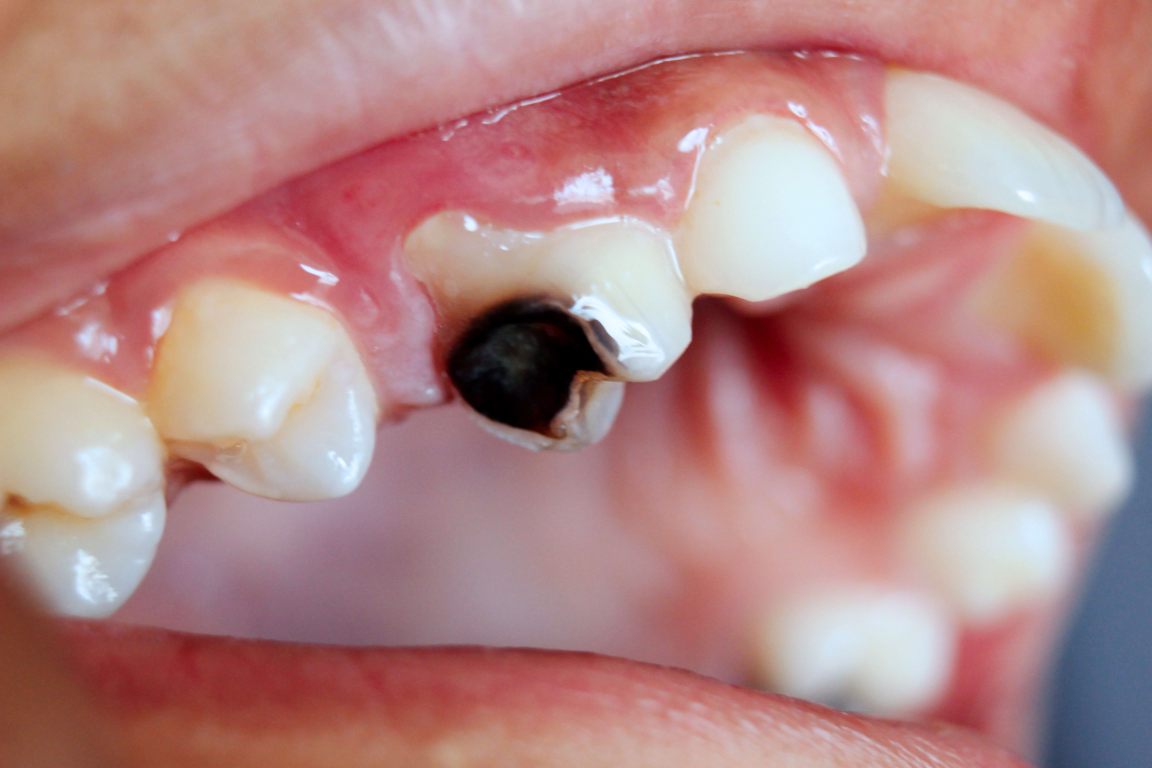
#> input picture backend/uploads/0257e550-4f50-4f7d-a7cc-d7d5333dadaf.jpg, 3456 x 2304 px (shown at 1/3 size)
$ python -i preprocessor.py   (imports and definitions only)
#> lines starting #> are read from the running program, lines starting #| are printed output that depends on the picture
import cv2
import numpy as np
from PIL import Image

class ImagePreprocessor:
    @staticmethod
    def preprocess(image_path: str, target_size: tuple = (640, 640)):
        """Preprocess image for YOLOv8"""
#> called with target_size = (640, 640)
        # Read image
        image = cv2.imread(image_path)
#> image is the input picture: shape (2304, 3456, 3); mean B, G, R 134.2, 135.6, 179.6
        if image is None:
            raise ValueError(f"Could not read image from {image_path}")

        # Resize
        image = cv2.resize(image, target_size)
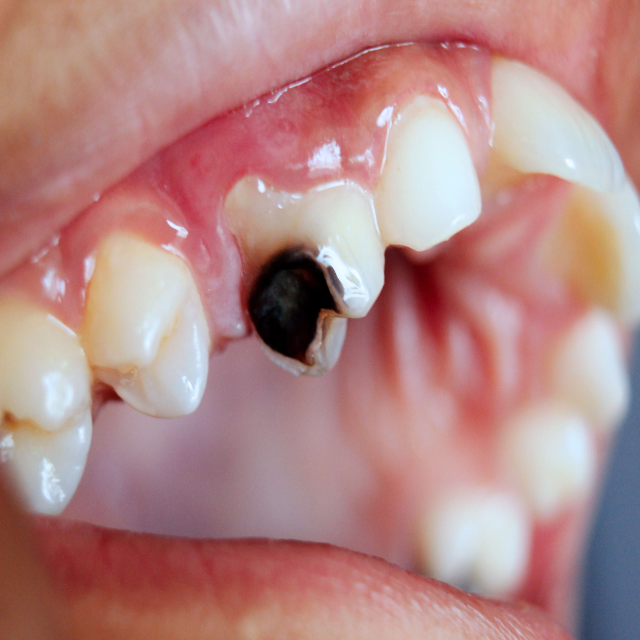
#> image: shape (640, 640, 3); mean B, G, R 134.2, 135.5, 179.5

        # Enhance contrast (CLAHE)
        lab = cv2.cvtColor(image, cv2.COLOR_BGR2LAB)
#> lab: shape (640, 640, 3); mean of channels 0, 1, 2 155.2, 145.4, 136.4
        l, a, b = cv2.split(lab)
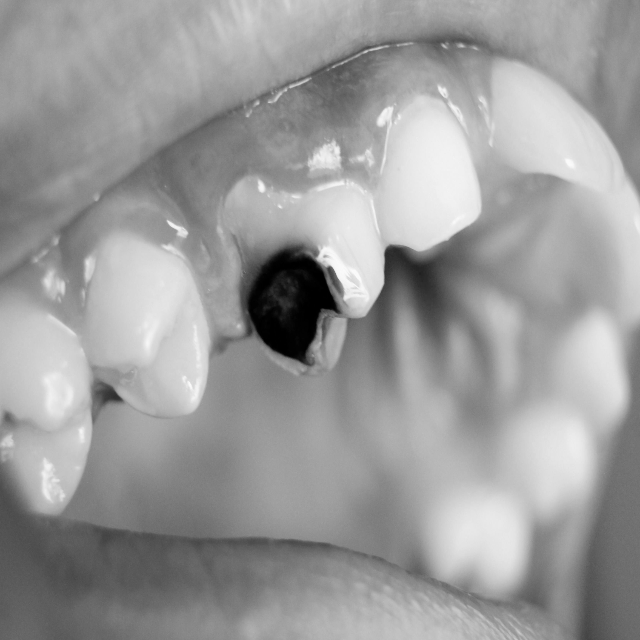
#> l: shape (640, 640); min 0, max 251, mean 155.2
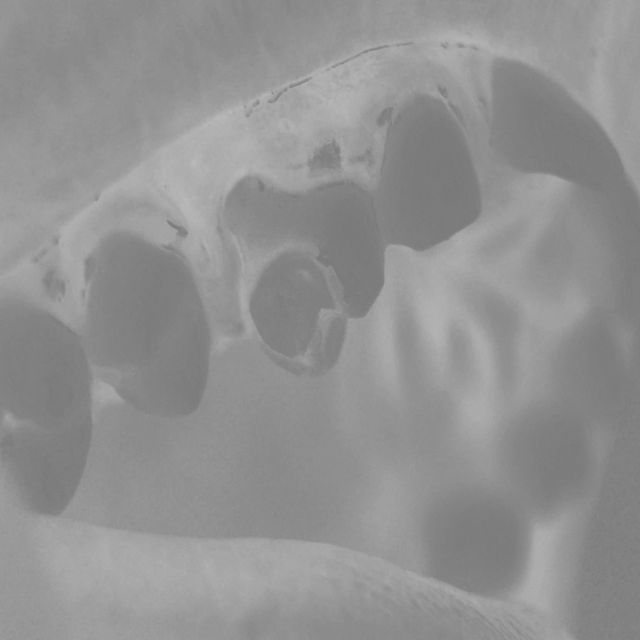
#> a: shape (640, 640); min 118, max 186, mean 145.4
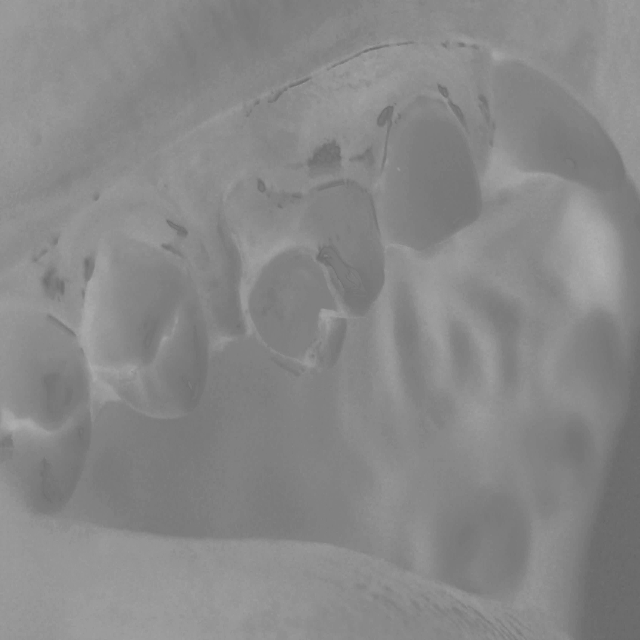
#> b: shape (640, 640); min 102, max 176, mean 136.4
        clahe = cv2.createCLAHE(clipLimit=2.0, tileGridSize=(8, 8))
        l = clahe.apply(l)
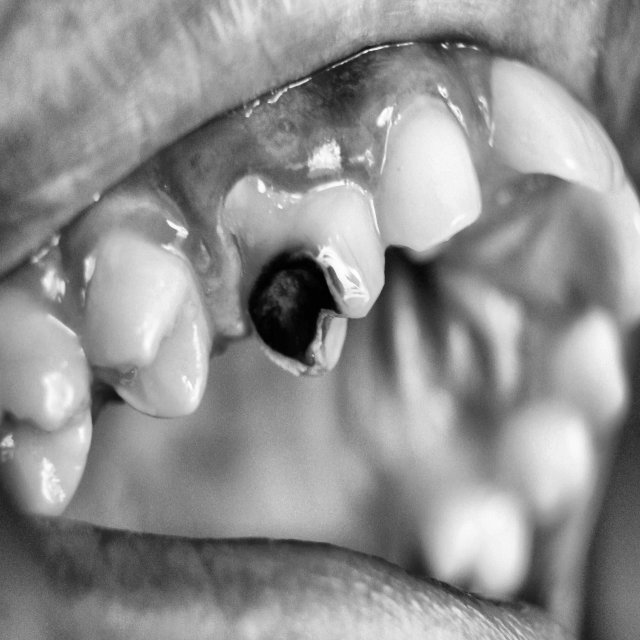
#> l: shape (640, 640); min 2, max 254, mean 144.6
        enhanced = cv2.merge([l, a, b])
#> enhanced: shape (640, 640, 3); mean of channels 0, 1, 2 144.6, 145.4, 136.4
        enhanced = cv2.cvtColor(enhanced, cv2.COLOR_LAB2BGR)
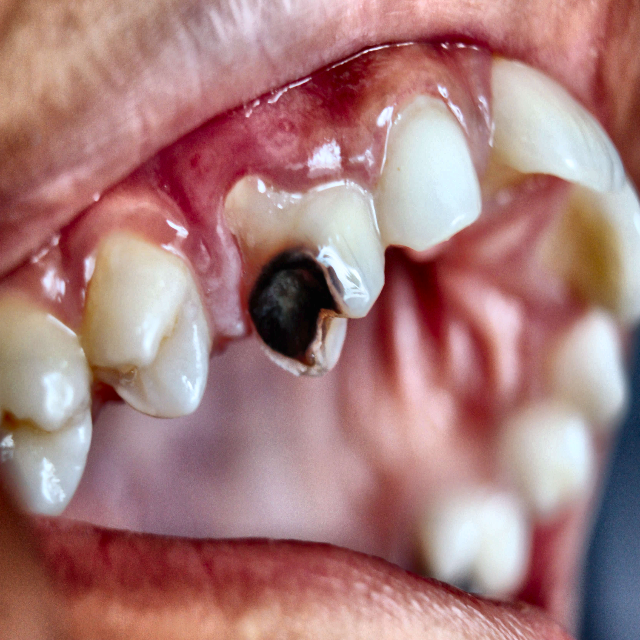
#> enhanced: shape (640, 640, 3); mean B, G, R 124.4, 125.2, 168.1

        return enhanced

    @staticmethod
    def save_preprocessed(image: np.ndarray, output_path: str):
        """Save preprocessed image"""
        cv2.imwrite(output_path, image)

>>> result = ImagePreprocessor().preprocess('../../uploads/0257e550-4f50-4f7d-a7cc-d7d5333dadaf.jpg')

$ run again, on backend/uploads/1f5491df-0610-440a-a6e4-ace1c5980c41.jpg
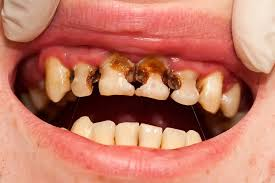
#> input picture backend/uploads/1f5491df-0610-440a-a6e4-ace1c5980c41.jpg, 275 x 183 px
#> in preprocess, image is the input picture: shape (183, 275, 3); mean B, G, R 101.2, 120.3, 193.5
#> image: shape (640, 640, 3)
#> lab: shape (640, 640, 3); mean of channels 0, 1, 2 146.7, 154.5, 151.3
#> in preprocess, `l = clahe.apply(l)`:
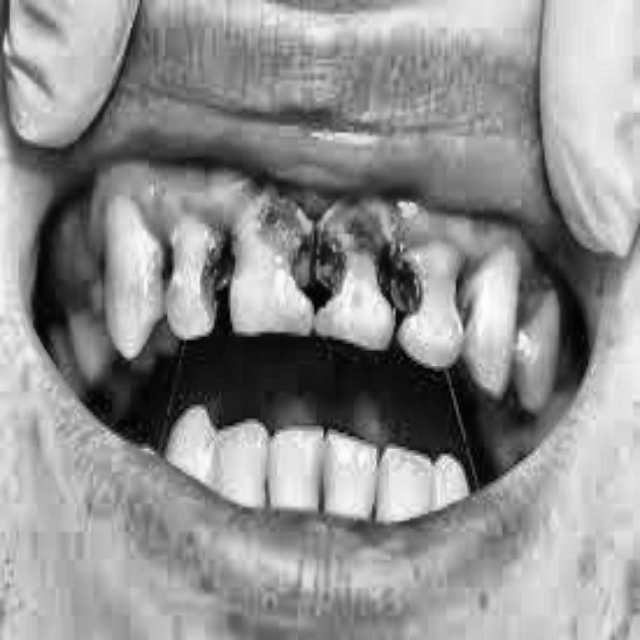
#> l: shape (640, 640); min 1, max 254, mean 144.3
#> in preprocess, `enhanced = cv2.cvtColor(enhanced, cv2.COLOR_LAB2BGR)`:
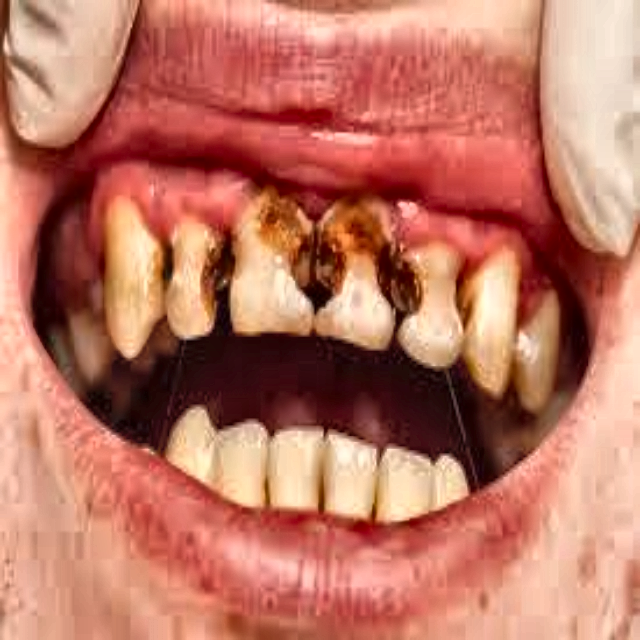
#> enhanced: shape (640, 640, 3); mean B, G, R 99.5, 117.9, 189.6
